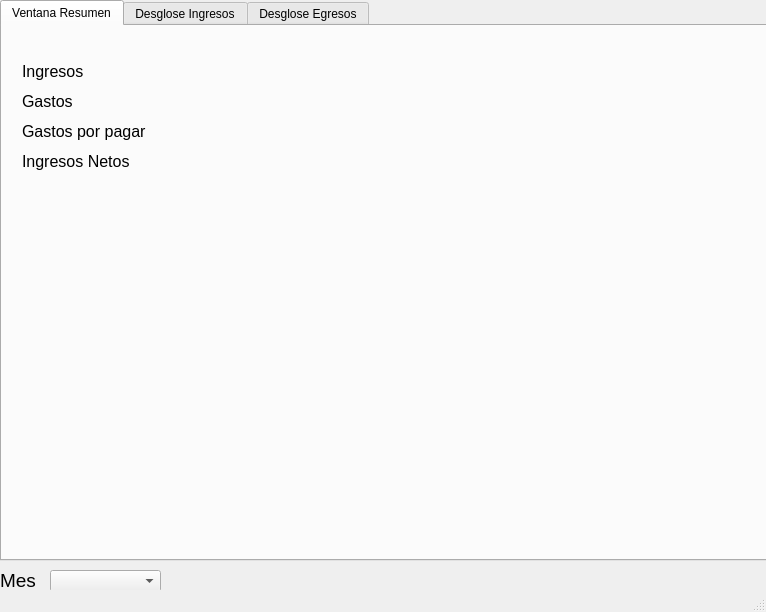
<?xml version="1.0" encoding="UTF-8"?>
<ui version="4.0">
 <class>MainWindow</class>
 <widget class="QMainWindow" name="MainWindow">
  <property name="geometry">
   <rect>
    <x>0</x>
    <y>0</y>
    <width>766</width>
    <height>612</height>
   </rect>
  </property>
  <property name="windowTitle">
   <string>MainWindow</string>
  </property>
  <widget class="QWidget" name="centralwidget">
   <widget class="QTabWidget" name="tabWidget">
    <property name="geometry">
     <rect>
      <x>0</x>
      <y>0</y>
      <width>771</width>
      <height>561</height>
     </rect>
    </property>
    <property name="currentIndex">
     <number>0</number>
    </property>
    <widget class="QWidget" name="tab">
     <attribute name="title">
      <string>Ventana Resumen</string>
     </attribute>
     <widget class="QLabel" name="label">
      <property name="geometry">
       <rect>
        <x>20</x>
        <y>30</y>
        <width>71</width>
        <height>31</height>
       </rect>
      </property>
      <property name="font">
       <font>
        <pointsize>12</pointsize>
       </font>
      </property>
      <property name="text">
       <string>Ingresos</string>
      </property>
     </widget>
     <widget class="QLabel" name="label_2">
      <property name="geometry">
       <rect>
        <x>20</x>
        <y>120</y>
        <width>111</width>
        <height>31</height>
       </rect>
      </property>
      <property name="font">
       <font>
        <pointsize>12</pointsize>
       </font>
      </property>
      <property name="text">
       <string>Ingresos Netos</string>
      </property>
     </widget>
     <widget class="QLabel" name="label_3">
      <property name="geometry">
       <rect>
        <x>20</x>
        <y>60</y>
        <width>81</width>
        <height>31</height>
       </rect>
      </property>
      <property name="font">
       <font>
        <pointsize>12</pointsize>
       </font>
      </property>
      <property name="text">
       <string>Gastos</string>
      </property>
     </widget>
     <widget class="QLabel" name="label_4">
      <property name="geometry">
       <rect>
        <x>20</x>
        <y>90</y>
        <width>131</width>
        <height>31</height>
       </rect>
      </property>
      <property name="font">
       <font>
        <pointsize>12</pointsize>
       </font>
      </property>
      <property name="text">
       <string>Gastos por pagar</string>
      </property>
     </widget>
     <widget class="QLabel" name="ValorIngresos">
      <property name="geometry">
       <rect>
        <x>170</x>
        <y>30</y>
        <width>131</width>
        <height>31</height>
       </rect>
      </property>
      <property name="font">
       <font>
        <pointsize>12</pointsize>
       </font>
      </property>
      <property name="text">
       <string/>
      </property>
     </widget>
     <widget class="QLabel" name="ValoGastos">
      <property name="geometry">
       <rect>
        <x>170</x>
        <y>60</y>
        <width>131</width>
        <height>31</height>
       </rect>
      </property>
      <property name="font">
       <font>
        <pointsize>12</pointsize>
       </font>
      </property>
      <property name="text">
       <string/>
      </property>
     </widget>
     <widget class="QLabel" name="ValorNetos">
      <property name="geometry">
       <rect>
        <x>170</x>
        <y>120</y>
        <width>131</width>
        <height>31</height>
       </rect>
      </property>
      <property name="font">
       <font>
        <pointsize>12</pointsize>
       </font>
      </property>
      <property name="text">
       <string/>
      </property>
     </widget>
     <widget class="QLabel" name="ValorGastosPagar">
      <property name="geometry">
       <rect>
        <x>170</x>
        <y>90</y>
        <width>131</width>
        <height>31</height>
       </rect>
      </property>
      <property name="font">
       <font>
        <pointsize>12</pointsize>
       </font>
      </property>
      <property name="text">
       <string/>
      </property>
     </widget>
    </widget>
    <widget class="QWidget" name="tab_2">
     <attribute name="title">
      <string>Desglose Ingresos</string>
     </attribute>
    </widget>
    <widget class="QWidget" name="tab_3">
     <attribute name="title">
      <string>Desglose Egresos</string>
     </attribute>
    </widget>
   </widget>
   <widget class="QComboBox" name="ComboMes">
    <property name="geometry">
     <rect>
      <x>50</x>
      <y>570</y>
      <width>111</width>
      <height>22</height>
     </rect>
    </property>
   </widget>
   <widget class="QLabel" name="LabelMes">
    <property name="geometry">
     <rect>
      <x>0</x>
      <y>570</y>
      <width>61</width>
      <height>21</height>
     </rect>
    </property>
    <property name="font">
     <font>
      <pointsize>14</pointsize>
     </font>
    </property>
    <property name="text">
     <string>Mes</string>
    </property>
   </widget>
  </widget>
  <widget class="QStatusBar" name="statusbar"/>
 </widget>
 <resources/>
 <connections/>
</ui>
